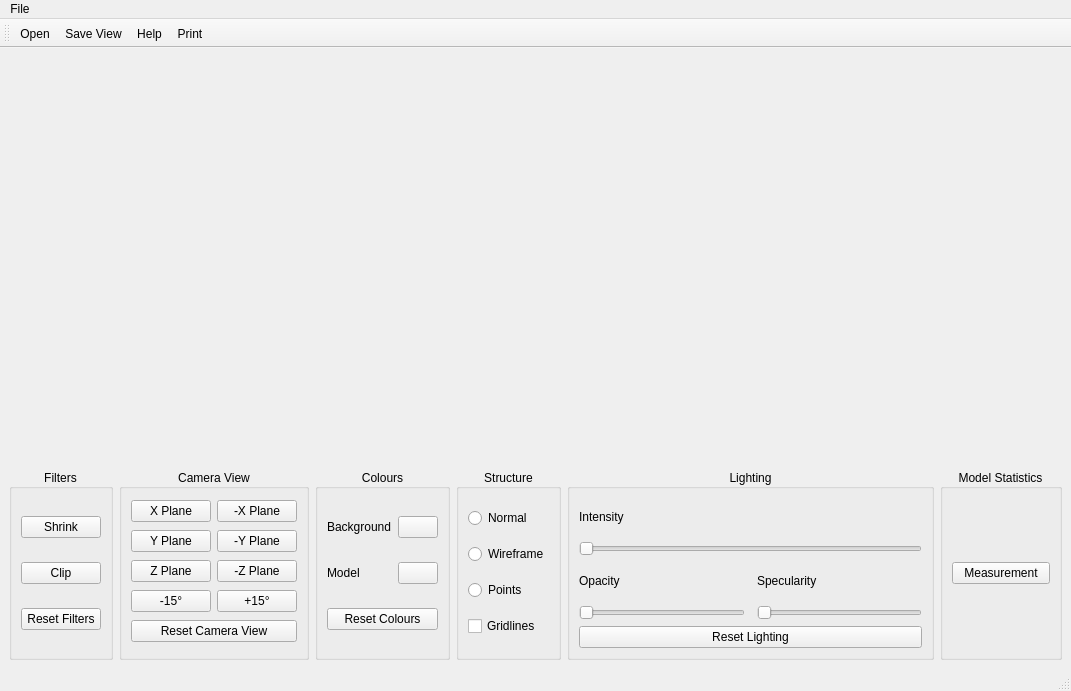
<?xml version="1.0" encoding="UTF-8"?>
<ui version="4.0">
 <class>ModelWindow</class>
 <widget class="QMainWindow" name="ModelWindow">
  <property name="geometry">
   <rect>
    <x>0</x>
    <y>0</y>
    <width>1071</width>
    <height>691</height>
   </rect>
  </property>
  <property name="windowTitle">
   <string>MainWindow</string>
  </property>
  <property name="windowIcon">
   <iconset resource="../../Icons/icons.qrc">
    <normaloff>:/Icons/kurusview.png</normaloff>:/Icons/kurusview.png</iconset>
  </property>
  <widget class="QWidget" name="centralwidget">
   <layout class="QHBoxLayout" name="horizontalLayout_4">
    <item>
     <layout class="QGridLayout" name="gridLayout_5">
      <item row="1" column="0">
       <layout class="QGridLayout" name="gridLayout_4">
        <item row="0" column="5">
         <widget class="QGroupBox" name="structureGroupBox">
          <property name="title">
           <string>Structure</string>
          </property>
          <property name="alignment">
           <set>Qt::AlignCenter</set>
          </property>
          <layout class="QVBoxLayout" name="verticalLayout">
           <item>
            <widget class="QRadioButton" name="normalStructRadioButton">
             <property name="text">
              <string>Normal</string>
             </property>
            </widget>
           </item>
           <item>
            <widget class="QRadioButton" name="wireframeStructRadioButton">
             <property name="text">
              <string>Wireframe</string>
             </property>
            </widget>
           </item>
           <item>
            <widget class="QRadioButton" name="pointsStructRadioButton">
             <property name="text">
              <string>Points</string>
             </property>
            </widget>
           </item>
           <item>
            <widget class="QCheckBox" name="gridLinesCheckBox">
             <property name="text">
              <string>Gridlines</string>
             </property>
            </widget>
           </item>
          </layout>
         </widget>
        </item>
        <item row="0" column="0">
         <widget class="QGroupBox" name="filtersGroupBox">
          <property name="title">
           <string>Filters</string>
          </property>
          <property name="alignment">
           <set>Qt::AlignCenter</set>
          </property>
          <property name="flat">
           <bool>false</bool>
          </property>
          <layout class="QVBoxLayout" name="verticalLayout_3">
           <item>
            <widget class="QPushButton" name="shrinkPushButton">
             <property name="text">
              <string>Shrink</string>
             </property>
            </widget>
           </item>
           <item>
            <widget class="QPushButton" name="clipPushButton">
             <property name="text">
              <string>Clip</string>
             </property>
            </widget>
           </item>
           <item>
            <widget class="QPushButton" name="resetFiltersPushButton">
             <property name="text">
              <string>Reset Filters</string>
             </property>
            </widget>
           </item>
          </layout>
         </widget>
        </item>
        <item row="0" column="1" colspan="2">
         <widget class="QGroupBox" name="cameraViewGroupBox">
          <property name="title">
           <string>Camera View</string>
          </property>
          <property name="alignment">
           <set>Qt::AlignCenter</set>
          </property>
          <layout class="QGridLayout" name="gridLayout">
           <item row="3" column="1">
            <widget class="QPushButton" name="rotate15ViewPushButton">
             <property name="text">
              <string>+15°</string>
             </property>
            </widget>
           </item>
           <item row="1" column="0">
            <widget class="QPushButton" name="yPlaneViewPushButton">
             <property name="text">
              <string>Y Plane</string>
             </property>
            </widget>
           </item>
           <item row="1" column="1">
            <widget class="QPushButton" name="yNegPlaneViewPushButton">
             <property name="text">
              <string>-Y Plane</string>
             </property>
            </widget>
           </item>
           <item row="2" column="1">
            <widget class="QPushButton" name="zNegPlaneViewPushButton">
             <property name="text">
              <string>-Z Plane</string>
             </property>
            </widget>
           </item>
           <item row="2" column="0">
            <widget class="QPushButton" name="zPlaneViewPushButton">
             <property name="text">
              <string>Z Plane</string>
             </property>
            </widget>
           </item>
           <item row="3" column="0">
            <widget class="QPushButton" name="rotate15NegViewPushButton">
             <property name="text">
              <string>-15°</string>
             </property>
            </widget>
           </item>
           <item row="0" column="1">
            <widget class="QPushButton" name="xNegPlaneViewPushButton">
             <property name="text">
              <string>-X Plane</string>
             </property>
            </widget>
           </item>
           <item row="0" column="0">
            <widget class="QPushButton" name="xPlaneViewPushButton">
             <property name="text">
              <string>X Plane</string>
             </property>
            </widget>
           </item>
           <item row="4" column="0" colspan="2">
            <widget class="QPushButton" name="resetCameraViewPushButton">
             <property name="text">
              <string>Reset Camera View</string>
             </property>
            </widget>
           </item>
          </layout>
         </widget>
        </item>
        <item row="0" column="12" colspan="2">
         <widget class="QGroupBox" name="statisticsGroupBox">
          <property name="title">
           <string>Model Statistics</string>
          </property>
          <property name="alignment">
           <set>Qt::AlignCenter</set>
          </property>
          <layout class="QVBoxLayout" name="verticalLayout_4">
           <item>
            <widget class="QPushButton" name="measurementButton">
             <property name="text">
              <string>Measurement</string>
             </property>
            </widget>
           </item>
          </layout>
         </widget>
        </item>
        <item row="0" column="6" colspan="6">
         <widget class="QGroupBox" name="lightingGroupBox">
          <property name="title">
           <string>Lighting</string>
          </property>
          <property name="alignment">
           <set>Qt::AlignCenter</set>
          </property>
          <layout class="QGridLayout" name="gridLayout_2">
           <item row="2" column="0" colspan="3">
            <widget class="QPushButton" name="pushButton">
             <property name="text">
              <string>Reset Lighting</string>
             </property>
            </widget>
           </item>
           <item row="1" column="0">
            <layout class="QVBoxLayout" name="opacityLayout">
             <item>
              <widget class="QLabel" name="lightOpacityLabel">
               <property name="text">
                <string>Opacity</string>
               </property>
              </widget>
             </item>
             <item>
              <widget class="QSlider" name="lightOpacitySlider">
               <property name="orientation">
                <enum>Qt::Horizontal</enum>
               </property>
              </widget>
             </item>
            </layout>
           </item>
           <item row="1" column="2">
            <layout class="QVBoxLayout" name="specularityLayout">
             <item>
              <widget class="QLabel" name="lightSpecularityLabel">
               <property name="text">
                <string>Specularity</string>
               </property>
              </widget>
             </item>
             <item>
              <widget class="QSlider" name="lightSpecularitySlider">
               <property name="orientation">
                <enum>Qt::Horizontal</enum>
               </property>
              </widget>
             </item>
            </layout>
           </item>
           <item row="0" column="0" colspan="3">
            <layout class="QVBoxLayout" name="lightIntensityLayout">
             <item>
              <widget class="QLabel" name="lightIntensityLabel">
               <property name="text">
                <string>Intensity</string>
               </property>
              </widget>
             </item>
             <item>
              <widget class="QSlider" name="lightIntensitySlider">
               <property name="orientation">
                <enum>Qt::Horizontal</enum>
               </property>
              </widget>
             </item>
            </layout>
           </item>
          </layout>
         </widget>
        </item>
        <item row="0" column="3" colspan="2">
         <widget class="QGroupBox" name="coloursGroupBox">
          <property name="title">
           <string>Colours</string>
          </property>
          <property name="alignment">
           <set>Qt::AlignCenter</set>
          </property>
          <layout class="QVBoxLayout" name="verticalLayout_2">
           <item>
            <layout class="QGridLayout" name="backgroundColourGrid">
             <item row="0" column="0" colspan="3">
              <widget class="QLabel" name="backgroundColourLabel">
               <property name="text">
                <string>Background</string>
               </property>
              </widget>
             </item>
             <item row="0" column="3">
              <widget class="QPushButton" name="backgroundColourPushButton">
               <property name="text">
                <string/>
               </property>
              </widget>
             </item>
            </layout>
           </item>
           <item>
            <layout class="QGridLayout" name="modelColourGrid">
             <item row="0" column="0" colspan="3">
              <widget class="QLabel" name="modelColourLabel">
               <property name="text">
                <string>Model</string>
               </property>
              </widget>
             </item>
             <item row="0" column="3">
              <widget class="QPushButton" name="modelColourPushButton">
               <property name="text">
                <string/>
               </property>
              </widget>
             </item>
            </layout>
           </item>
           <item>
            <widget class="QPushButton" name="resetColoursPushButton">
             <property name="text">
              <string>Reset Colours</string>
             </property>
            </widget>
           </item>
          </layout>
         </widget>
        </item>
       </layout>
      </item>
      <item row="0" column="0">
       <widget class="QWidget" name="viewFrame" native="true">
        <layout class="QGridLayout" name="gridLayout_3">
         <property name="leftMargin">
          <number>3</number>
         </property>
         <property name="topMargin">
          <number>3</number>
         </property>
         <property name="rightMargin">
          <number>3</number>
         </property>
         <property name="bottomMargin">
          <number>3</number>
         </property>
         <item row="0" column="0">
          <widget class="QVTKOpenGLWidget" name="qvtkWidget" native="true">
           <property name="minimumSize">
            <size>
             <width>600</width>
             <height>400</height>
            </size>
           </property>
          </widget>
         </item>
        </layout>
       </widget>
      </item>
     </layout>
    </item>
   </layout>
  </widget>
  <widget class="QMenuBar" name="menubar">
   <property name="geometry">
    <rect>
     <x>0</x>
     <y>0</y>
     <width>1071</width>
     <height>21</height>
    </rect>
   </property>
   <widget class="QMenu" name="menuFile">
    <property name="title">
     <string>File</string>
    </property>
    <widget class="QMenu" name="menuRecent_Files">
     <property name="title">
      <string>Recent Views</string>
     </property>
     <addaction name="emptyRecentsIndicator"/>
    </widget>
    <addaction name="actionOpenView"/>
    <addaction name="menuRecent_Files"/>
    <addaction name="actionSaveView"/>
    <addaction name="actionSettings"/>
    <addaction name="actionCloseView"/>
   </widget>
   <addaction name="menuFile"/>
  </widget>
  <widget class="QStatusBar" name="statusbar"/>
  <widget class="QToolBar" name="fileToolBar">
   <property name="windowTitle">
    <string>toolBar</string>
   </property>
   <attribute name="toolBarArea">
    <enum>TopToolBarArea</enum>
   </attribute>
   <attribute name="toolBarBreak">
    <bool>false</bool>
   </attribute>
   <addaction name="actionOpenView"/>
   <addaction name="actionSaveView"/>
   <addaction name="actionHelp"/>
   <addaction name="actionPrint"/>
  </widget>
  <action name="actionOpenView">
   <property name="icon">
    <iconset resource="../../Icons/icons.qrc">
     <normaloff>:/Icons/fileopen.png</normaloff>:/Icons/fileopen.png</iconset>
   </property>
   <property name="text">
    <string>Open</string>
   </property>
  </action>
  <action name="actionSaveView">
   <property name="icon">
    <iconset resource="../../Icons/icons.qrc">
     <normaloff>:/Icons/filesave.png</normaloff>:/Icons/filesave.png</iconset>
   </property>
   <property name="text">
    <string>Save View</string>
   </property>
  </action>
  <action name="actionHelp">
   <property name="icon">
    <iconset resource="../../Icons/icons.qrc">
     <normaloff>:/Icons/help.png</normaloff>:/Icons/help.png</iconset>
   </property>
   <property name="text">
    <string>Help</string>
   </property>
  </action>
  <action name="actionPrint">
   <property name="icon">
    <iconset resource="../../Icons/icons.qrc">
     <normaloff>:/Icons/print.png</normaloff>:/Icons/print.png</iconset>
   </property>
   <property name="text">
    <string>Print</string>
   </property>
  </action>
  <action name="emptyRecentsIndicator">
   <property name="enabled">
    <bool>false</bool>
   </property>
   <property name="text">
    <string>Open Some Files!</string>
   </property>
  </action>
  <action name="actionSettings">
   <property name="text">
    <string>Settings</string>
   </property>
  </action>
  <action name="actionCloseView">
   <property name="text">
    <string>Close View</string>
   </property>
  </action>
 </widget>
 <customwidgets>
  <customwidget>
   <class>QVTKOpenGLWidget</class>
   <extends>QWidget</extends>
   <header>QVTKOpenGLWidget.h</header>
  </customwidget>
 </customwidgets>
 <resources>
  <include location="../../Icons/icons.qrc"/>
  <include location="../../Icons/icons.qrc"/>
 </resources>
 <connections/>
</ui>
